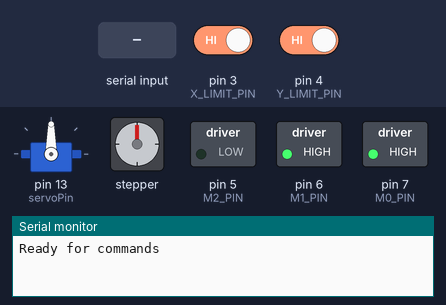
A sketch run on a simulated Arduino Uno, built with avr-gcc and run on an emulated ATmega328P. Parts: servo, stepper motor, switched loads named in the sketch (green lamp = pin HIGH), the last lines printed to the serial monitor. The inputs (shaded band) are chosen by the test bench; at power-on: pin 3 (X_LIMIT_PIN) HIGH, pin 4 (Y_LIMIT_PIN) HIGH. Stepper angles assume 200 steps per turn.

Above: at 1.2 s.
1.3 s: "raise\n" received over Serial
At 3.8 s:
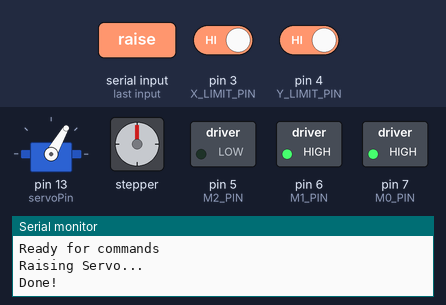
4.3 s: "home\n" received over Serial
At 57.7 s:
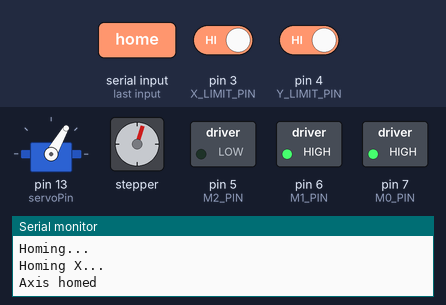
Timing chart, 0 to 58.8 s (numbered marks = the images above; inputs shaded):
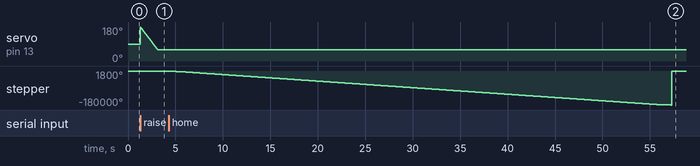

Measured:
- after the input at 4.3 s, stepper: turns 180000° counter-clockwise in 52.9 s, then 180018° clockwise in 0.06 s, then 53° counter-clockwise in 0.15 s, then 1835° clockwise in 0.76 s

The sketch:

serial_communication.ino
```cpp
#include <AccelStepper.h>
#include <Servo.h>

// Step/dir pins for LONG (Y)
#define STEP_PIN1 11
#define DIR_PIN1 10

// Step/dir pins for SHORT CUSTOM (X)
#define STEP_PIN2 9
#define DIR_PIN2 8

// Microstepping control pins (DRV8825 MS1/MS2/MS3) – shared
#define M0_PIN 7
#define M1_PIN 6
#define M2_PIN 5

// Limit switches (wired to GND, use INPUT_PULLUP)
#define X_LIMIT_PIN 3
#define Y_LIMIT_PIN 4

// servo
Servo myservo;
#define servoPin 13

// Create stepper instances
AccelStepper stepperX(AccelStepper::DRIVER, STEP_PIN2, DIR_PIN2);
AccelStepper stepperY(AccelStepper::DRIVER, STEP_PIN1, DIR_PIN1);

// steps that each axis needs to move 1.125 inches
const long stepsPerUnitX = 575;
const long stepsPerUnitY = 1155;

void setup() {
  // Setup microstepping pins
  pinMode(M0_PIN, OUTPUT);
  pinMode(M1_PIN, OUTPUT);
  pinMode(M2_PIN, OUTPUT);

  // Example: set to 1/16 microstepping (MS1=HIGH, MS2=HIGH, MS3=LOW)
  digitalWrite(M0_PIN, HIGH);
  digitalWrite(M1_PIN, HIGH);
  digitalWrite(M2_PIN, LOW);

  // Setup limit switches
  pinMode(X_LIMIT_PIN, INPUT_PULLUP);
  pinMode(Y_LIMIT_PIN, INPUT_PULLUP);

  myservo.attach(servoPin);

  // Stepper setup
  stepperX.setMaxSpeed(4000.0);
  stepperX.setAcceleration(2500.0);

  stepperY.setMaxSpeed(4000.0);
  stepperY.setAcceleration(2500.0);

  Serial.begin(115200);
  Serial.println("Ready for commands");
}

void homeAxis(AccelStepper &motor, int limitPin, bool dirTowardSwitch, long offsetStep) {
  motor.setMaxSpeed(3000);
  motor.setAcceleration(2000);

  // First move toward the switch
  motor.moveTo(dirTowardSwitch ? 100000 : -100000);

  while (digitalRead(limitPin) == HIGH && motor.distanceToGo() != 0) {
    motor.run();
  }

  // Immediately stop and reset target (no decel)
  motor.setCurrentPosition(0);
  motor.moveTo(0);

  delay(100);

  // Back off just a few steps
  int backoffSteps = 10;
  motor.moveTo(dirTowardSwitch ? -backoffSteps : backoffSteps); // back off the switch
  motor.runToPosition();

  delay(100);

  // Slow re-approach
  motor.setMaxSpeed(300);
  motor.setAcceleration(2000); // very high accel = almost instant stop
  motor.moveTo(dirTowardSwitch ? backoffSteps * 2 : -backoffSteps * 2); // go forward again a short distance toward the switch until the switch is triggered again

  while (digitalRead(limitPin) == HIGH && motor.distanceToGo() != 0) {
    motor.run();
  }

  // Final stop and zero position
  motor.setCurrentPosition(0);
  motor.moveTo(0);

  Serial.println("Axis homed");

  // reset speeds to fast
  motor.setMaxSpeed(8000);
  motor.setAcceleration(4000);
  // set offset
  motor.setCurrentPosition(offsetStep);
  motor.move(offsetStep);
  while (motor.distanceToGo() != 0) {
    motor.run();
  }
  Serial.println("Axis offset set");
}

void homeAll() {
  Serial.println("Homing X...");
  homeAxis(stepperX, X_LIMIT_PIN, false, 500); // true = home in negative dir
  Serial.println("Homing Y...");
  homeAxis(stepperY, Y_LIMIT_PIN, false, 1500); //3000
  Serial.println("All axes homed and offsets set!");
}

void raiseServo() {
  for (int pos = 180; pos >= 60; pos -= 1) { // Go from 180 to 50 degrees
    myservo.write(pos); // Tell servo to go to position in variable 'pos'
    delay(15); // Wait 15 milliseconds for the servo to reach the position
  }
}

void lowerServo(){
  for (int pos = 60; pos <= 180; pos += 1) { // Go from 50 to 180 degrees
    myservo.write(pos); // Tell servo to go to position in variable 'pos'
    delay(15); // Wait 15 milliseconds for the servo to reach the position
  }
}

void loop() {
  if (Serial.available() > 0) {
    String input = Serial.readStringUntil('\n');  // read full line
    input.trim();

    if (input.length() > 0) {
      if (input == "home") {
        Serial.println("Homing...");
        homeAll();
      }

      if (input == "raise") {
        Serial.println("Raising Servo...");
        raiseServo();
      }

      if (input == "lower") {
        Serial.println("Lowering Servo...");
        lowerServo();
      }

      if (input.startsWith("X:")) {
        // Example input: "X:4 Y:-2"
        int xIndex = input.indexOf('X');
        int yIndex = input.indexOf('Y');
        long unitsX = 0;
        long unitsY = 0;

        if (xIndex != -1) {
          int colon = input.indexOf(':', xIndex);
          if (colon != -1) {
            unitsX = input.substring(colon + 1).toInt();
          }
        }
        if (yIndex != -1) {
          int colon = input.indexOf(':', yIndex);
          if (colon != -1) {
            unitsY = input.substring(colon + 1).toInt();
          }
        }

        long stepsX = unitsX * stepsPerUnitX;
        long stepsY = unitsY * stepsPerUnitY;

        Serial.print("Moving X: ");
        Serial.print(unitsX);
        Serial.print(" units, Y: ");
        Serial.print(unitsY);
        Serial.println(" units...");

        stepperX.move(stepsX);
        stepperY.move(stepsY);

        // Run both steppers until they’re done
        while (stepperX.distanceToGo() != 0) {
          stepperX.run();
        }
        while (stepperY.distanceToGo() != 0) {
          stepperY.run();
        }
      }

      Serial.println("Done!");
    }
  }
}
```
